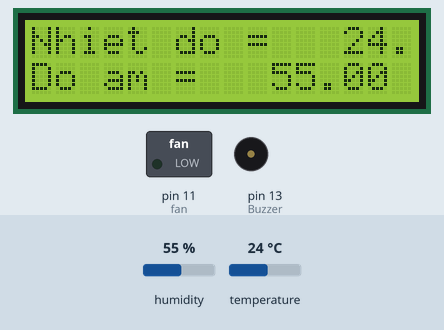
This sketch was run on a simulated Arduino Uno, built with avr-gcc and run on an emulated ATmega328P. Parts: 16×2 character LCD, switched loads named in the sketch (green lamp = pin HIGH), buzzer (waves = sounding). The test bench sets the inputs (shaded band); at power-on: humidity 55 %, temperature 24 °C.

Above: at 1.2 s.
1.3 s: humidity set to 88 %
At 2.9 s:
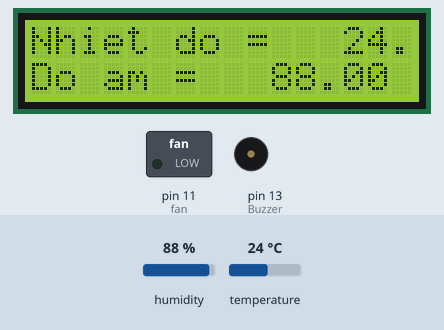
4.5 s: humidity set to 91 %
At 5.4 s:
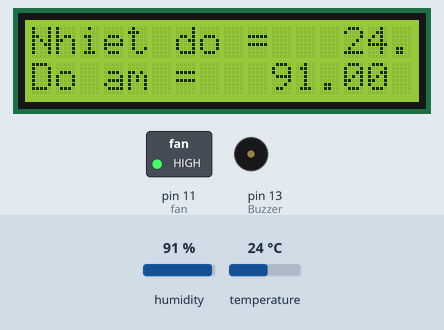
7.7 s: temperature set to 39 °C
At 10.3 s:
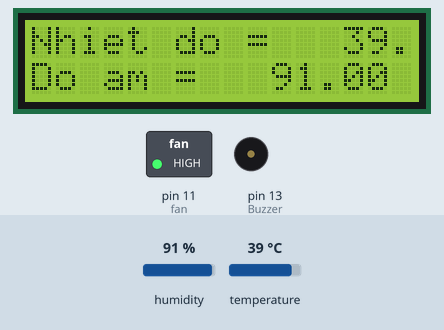
11.3 s: temperature set to 42 °C
At 13.4 s:
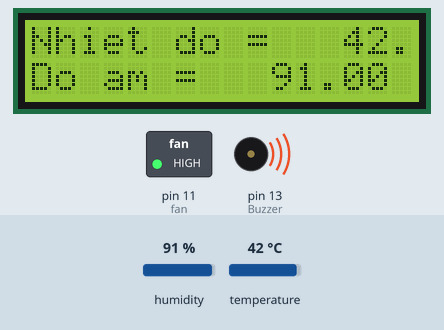
Timing chart, 0 to 14.9 s (numbered marks = the images above; inputs shaded):
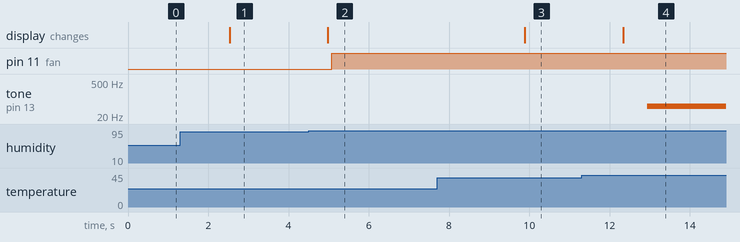

The sketch:

Cau1.ino
```cpp
#include "DHT.h"
#include <LiquidCrystal.h>
LiquidCrystal LCD = {9,8,7,6,5,4};
const int DHTPIN = 3;
const int DHTTYPE = DHT11;
int fan =11;
int Led = 12;
int Buzzer = 13;

DHT dht(DHTPIN, DHTTYPE);
void setup() {
  Serial.begin(9600);
  dht.begin();
  LCD.begin(16,2);
  pinMode(Buzzer,OUTPUT);
  pinMode(fan,OUTPUT);
}

void loop() {
  float h = dht.readHumidity();
  float t = dht.readTemperature();

  //Cau 1a. In ra LCD
  LCD.setCursor(0,0);
  LCD.println("Nhiet do = ");
  LCD.print(t);
  LCD.setCursor(0,1);
  LCD.println("Do am = ");
  LCD.print(h);
  delay(100);

  //Cau 1b: do am < 90 thi bat quat
  if(h >=90){
    digitalWrite(fan,1);
    delay(2);
  }

  //Cau 1c: Nhiet do <24 bat den
  if(t < 24){
    digitalWrite(Led,1);
    delay(500);
  }
  else{
    digitalWrite(Led,0);
    delay(500);
  }
  //Cau 1d: Nhiet do >40 bat coi
  if(t > 40){
    tone(Buzzer,50);
    delay(2);
  }
}
```

Measured:
- the behaviour switches between 89 and 90 % on humidity (found by bisection; images 1 and 2)
- the behaviour switches between 40 and 41 °C on temperature (found by bisection; images 3 and 4)
- after the input at 1.3 s, the display: changes after 1.2 s (image 1)
- after the input at 4.5 s, pin 11 (fan): LOW → HIGH after 0.58 s; the display: changes after 0.48 s (image 2)
- after the input at 7.7 s, the display: changes after 2.2 s (image 3)
- after the input at 11.3 s, tone on pin 13 (Buzzer): silent → 50 Hz after 1.6 s; the display: changes after 1.0 s (image 4)
